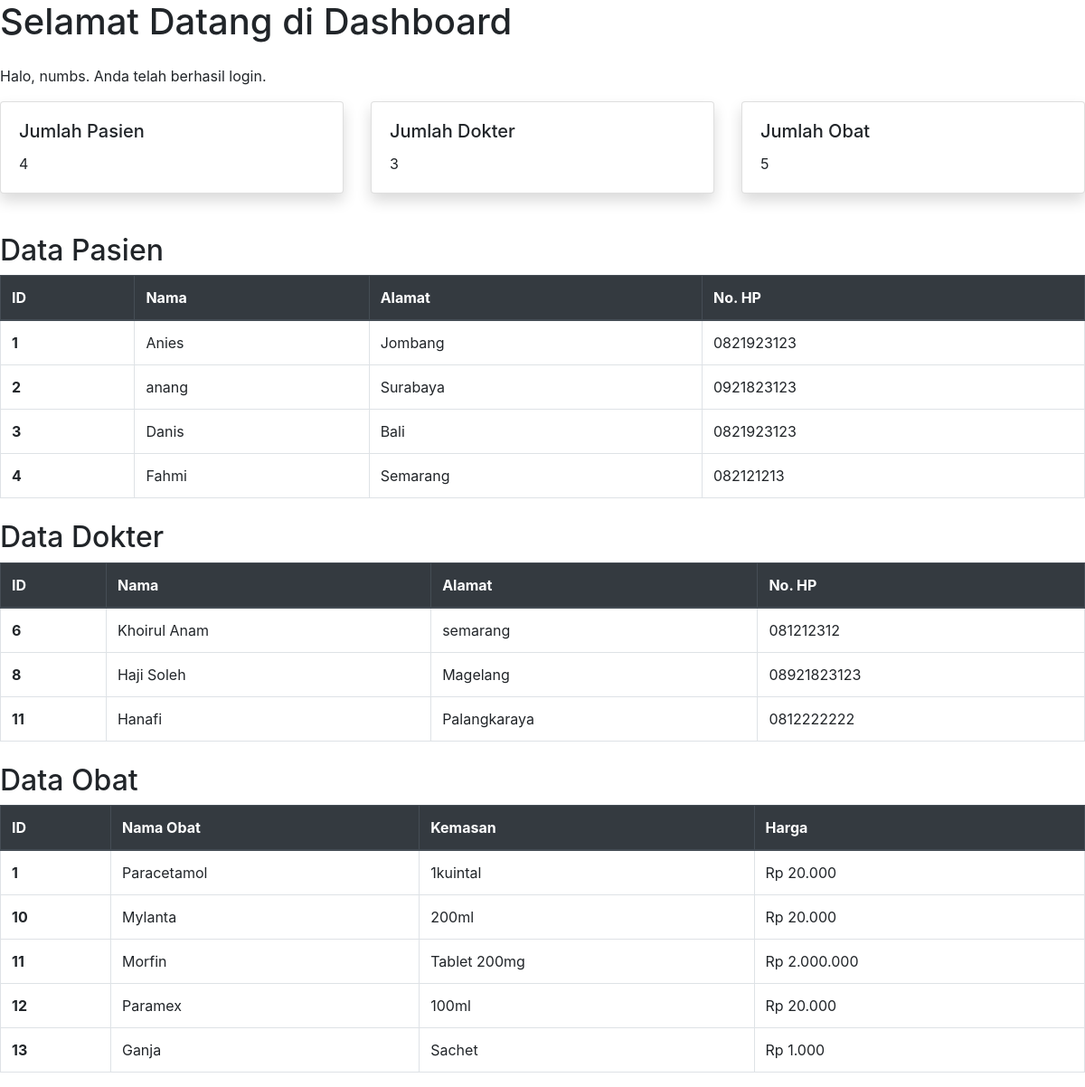
/pages/dashboard_admin.php (signed in), run on the app's committed database.
### tables this page shows
CREATE TABLE `pasien` (
  `id` int(11) NOT NULL,
  `nama` varchar(255) NOT NULL,
  `alamat` varchar(255) NOT NULL,
  `no_hp` varchar(50) NOT NULL
);

CREATE TABLE `dokter` (
  `id` int(11) NOT NULL,
  `nama` varchar(255) NOT NULL,
  `alamat` varchar(255) NOT NULL,
  `no_hp` varchar(50) NOT NULL
);

CREATE TABLE `obat` (
  `id` int(11) NOT NULL,
  `nama_obat` varbinary(50) NOT NULL,
  `kemasan` varchar(35) NOT NULL,
  `harga` int(11) NOT NULL
);

### pages/dashboard_admin.php (the view, shortened to what this page needs)
<?php
include('../config/database.php');
$query_pasien = "SELECT COUNT(*) as total_pasien FROM pasien";
$result_pasien = mysqli_query($conn, $query_pasien);
$row_pasien = mysqli_fetch_assoc($result_pasien);
$query_dokter = "SELECT COUNT(*) as total_dokter FROM dokter";
$result_dokter = mysqli_query($conn, $query_dokter);
$row_dokter = mysqli_fetch_assoc($result_dokter);
$query_obat = "SELECT COUNT(*) as total_obat FROM obat";
$result_obat = mysqli_query($conn, $query_obat);
$row_obat = mysqli_fetch_assoc($result_obat);
$query_pasien = "SELECT * FROM pasien";
$result_pasien = mysqli_query($conn, $query_pasien);
$query_dokter = "SELECT * FROM dokter";
$result_dokter = mysqli_query($conn, $query_dokter);
$query_obat = "SELECT * FROM obat";
$result_obat = mysqli_query($conn, $query_obat);
?>
<!DOCTYPE html>
<html lang="en">
<head>
    <link rel="stylesheet" href="https://stackpath.bootstrapcdn.com/bootstrap/4.5.2/css/bootstrap.min.css">
</head>
<body>
<div>
    <h1 class="mb-4">Selamat Datang di Dashboard</h1>
    <p>Halo, <?php echo $_SESSION['username']; ?>. Anda telah berhasil login.</p>
    <div class="row">
        <div class="col-md-4">
            <div class="card">
                <div class="card-body">
                    <h5 class="card-title">Jumlah Pasien</h5>
                    <p class="card-text"><?php echo $row_pasien['total_pasien']; ?></p>
                </div>
            </div>
        </div>
        <div class="col-md-4">
            <div class="card">
                <div class="card-body">
                    <h5 class="card-title">Jumlah Dokter</h5>
                    <p class="card-text"><?php echo $row_dokter['total_dokter']; ?></p>
                </div>
            </div>
        </div>
        <div class="col-md-4">
            <div class="card">
                <div class="card-body">
                    <h5 class="card-title">Jumlah Obat</h5>
                    <p class="card-text"><?php echo $row_obat['total_obat']; ?></p>
                </div>
            </div>
        </div>
    </div>
    <div class="mt-4">
        <h2>Data Pasien</h2>
        <table class="table table-bordered">
            <thead class="thead-dark">
                <tr>
                    <th scope="col">ID</th>
                    <th scope="col">Nama</th>
                    <th scope="col">Alamat</th>
                    <th scope="col">No. HP</th>
                </tr>
            </thead>
            <tbody>
                <?php while ($row = mysqli_fetch_assoc($result_pasien)): ?>
                <tr>
                    <th scope="row"><?php echo $row['id']; ?></th>
                    <td><?php echo $row['nama']; ?></td>
                    <td><?php echo $row['alamat']; ?></td>
                    <td><?php echo $row['no_hp']; ?></td>
                </tr>
                <?php endwhile; ?>
            </tbody>
        </table>
    </div>
    <div class="mt-4">
        <h2>Data Dokter</h2>
        <table class="table table-bordered">
            <thead class="thead-dark">
                <tr>
                    <th scope="col">ID</th>
                    <th scope="col">Nama</th>
                    <th scope="col">Alamat</th>
                    <th scope="col">No. HP</th>
                </tr>
            </thead>
            <tbody>
                <?php while ($row = mysqli_fetch_assoc($result_dokter)): ?>
                <tr>
                    <th scope="row"><?php echo $row['id']; ?></th>
                    <td><?php echo $row['nama']; ?></td>
                    <td><?php echo $row['alamat']; ?></td>
                    <td><?php echo $row['no_hp']; ?></td>
                </tr>
                <?php endwhile; ?>
            </tbody>
        </table>
    </div>
    <div class="mt-4">
        <h2>Data Obat</h2>
        <table class="table table-bordered">
            <thead class="thead-dark">
                <tr>
                    <th scope="col">ID</th>
                    <th scope="col">Nama Obat</th>
                    <th scope="col">Kemasan</th>
                    <th scope="col">Harga</th>
                </tr>
            </thead>
            <tbody>
                <?php while ($row = mysqli_fetch_assoc($result_obat)): ?>
                <tr>
                    <th scope="row"><?php echo $row['id']; ?></th>
                    <td><?php echo $row['nama_obat']; ?></td>
                    <td><?php echo $row['kemasan']; ?></td>
                    <td>Rp <?php echo number_format($row['harga'], 0, ',', '.'); ?></td>
                </tr>
                <?php endwhile; ?>
            </tbody>
        </table>
    </div>
</div>
</body>
</html>

### pages/dashboard_admin.php (style rules this page uses)
.card { margin-bottom: 20px; border: 1px solid rgba(0,0,0,.125); border-radius: .25rem; box-shadow: 0 0.5rem 1rem rgba(0,0,0,.15); }
.card-body { padding: 1.25rem; }

### data on the page
pasien: id "1", nama "Anies", alamat "Jombang", no_hp "0821923123"
pasien: id "2", nama "anang", alamat "Surabaya", no_hp "0921823123"
pasien: id "3", nama "Danis", alamat "Bali", no_hp "0821923123"
pasien: id "4", nama "Fahmi", alamat "Semarang", no_hp "082121213"
dokter: id "6", nama "Khoirul Anam", alamat "semarang", no_hp "081212312"
dokter: id "8", nama "Haji Soleh", alamat "Magelang", no_hp "08921823123"
dokter: id "11", nama "Hanafi", alamat "Palangkaraya", no_hp "0812222222"
obat: id "1", nama_obat "Paracetamol", kemasan "1kuintal", harga "20.000"
obat: id "10", nama_obat "Mylanta", kemasan "200ml", harga "20.000"
obat: id "11", nama_obat "Morfin", kemasan "Tablet 200mg", harga "2.000.000"
obat: id "12", nama_obat "Paramex", kemasan "100ml", harga "20.000"
obat: id "13", nama_obat "Ganja", kemasan "Sachet", harga "1.000"

### other printed values
$_SESSION['username'] "numbs"
$row_pasien['total_pasien'] "4"
$row_dokter['total_dokter'] "3"
$row_obat['total_obat'] "5"
